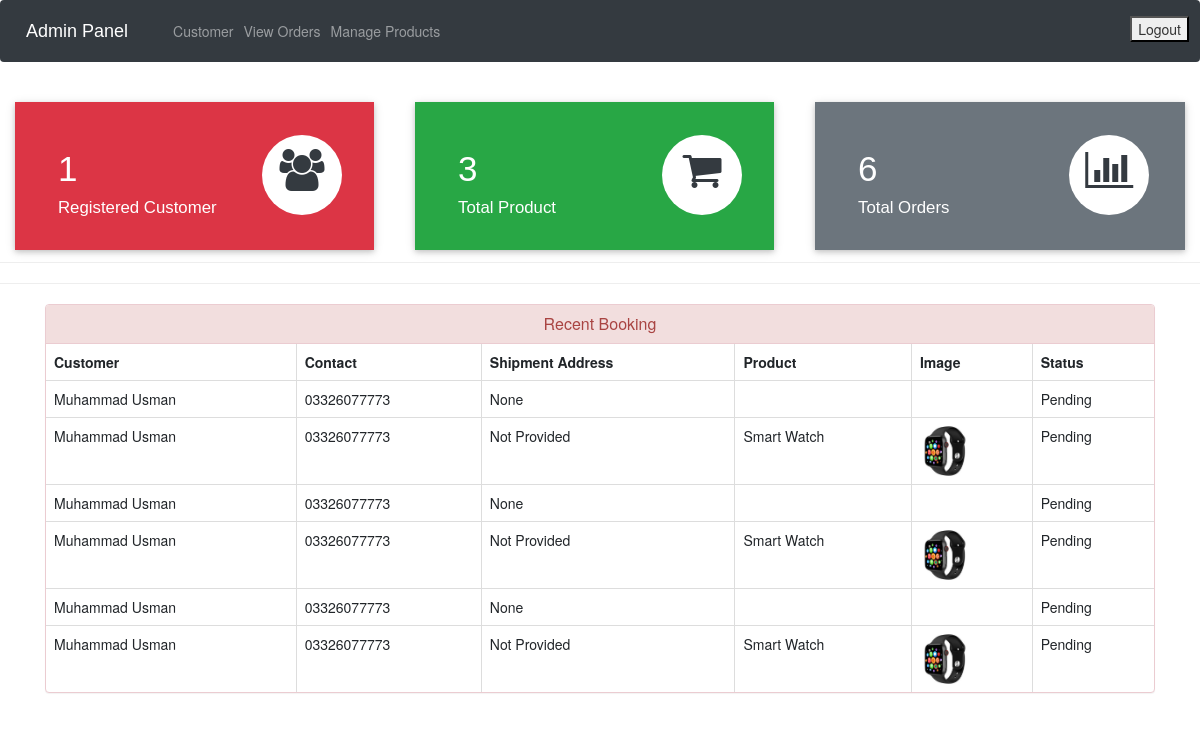
The app's page /admin-dashboard (signed in) with its own data.
### ecom/models.py (models this page shows, shortened)
class Customer(models.Model):
    user=models.OneToOneField(User,on_delete=models.CASCADE)
    profile_pic= models.ImageField(upload_to='profile_pic/CustomerProfilePic/',null=True,blank=True, default="-")
    address = models.CharField(max_length=100)
    mobile = models.CharField(max_length=20,null=False)
    @property
    def get_name(self):
        return self.user.first_name+" "+self.user.last_name

class Order(models.Model):
    STATUS_CHOICES = (
        ('Pending', 'Pending'),
        ('Order Confirmed', 'Order Confirmed'),
        ('Out for Delivery', 'Out for Delivery'),
        ('Delivered', 'Delivered'),
        ('Cancelled', 'Cancelled'),
    )
    PAYMENT_STATUS_CHOICES = (
        ('Pending', 'Pending'),
        ('Completed', 'Completed'),
    )
    order_number = models.CharField(max_length=100, unique=True, editable=False)
    customer = models.ForeignKey(Customer, on_delete=models.CASCADE)
    status = models.CharField(max_length=50, choices=STATUS_CHOICES, default='Pending')
    payment_status = models.CharField(max_length=50, choices=PAYMENT_STATUS_CHOICES, default='Pending')
    order_date = models.DateField(auto_now_add=True, null=True)
    email = models.CharField(max_length=50, null=True)
    address = models.CharField(max_length=500, null=True)
    mobile = models.CharField(max_length=20, null=True)
    first_name = models.CharField(max_length=100, null=True)
    last_name = models.CharField(max_length=100, null=True)
    address_line_1 = models.CharField(max_length=500, null=True)
    address_line_2 = models.CharField(max_length=500, null=True, blank=True)
    city = models.CharField(max_length=100, null=True)
    state = models.CharField(max_length=100, null=True)
    zip_code = models.CharField(max_length=20, null=True)
    country = models.CharField(max_length=100, null=True)
    notes = models.TextField(null=True, blank=True)
    total = models.DecimalField(max_digits=10, decimal_places=2, null=True)
    payment_method = models.CharField(max_length=50, null=True)
    delivery_fee = models.DecimalField(max_digits=6, decimal_places=2, default=0.00)

class Product(models.Model):
    name = models.CharField(max_length=500)
    product_image = models.ImageField(upload_to='product_image/', null=True, blank=True, default="-")
    additional_image1 = models.ImageField(upload_to='product_image/other/', null=True, blank=True)
    additional_image2 = models.ImageField(upload_to='product_image/other/', null=True, blank=True)
    additional_image3 = models.ImageField(upload_to='product_image/other/', null=True, blank=True)
    additional_image4 = models.ImageField(upload_to='product_image/other/', null=True, blank=True)
    price = models.PositiveIntegerField()
    discount = models.PositiveIntegerField(null=True, blank=True, help_text="Discount Price")
    description = RichTextField()
    short_description = RichTextField(null=True, blank=True)
    stock = models.PositiveIntegerField(default=0)
    category = models.ForeignKey(Category, on_delete=models.CASCADE, related_name='products', default=1)
    sub_category = models.ForeignKey(Sub_category, on_delete=models.CASCADE, related_name='products', default=1)
    is_digital = models.BooleanField(default=False)
    featured = models.BooleanField(default=False)
    popular = models.BooleanField(default=False)
    colors = models.ManyToManyField(Color, blank=True, related_name='products')  # Added color options
    free_delivery = models.BooleanField(default=False)
    priority = models.IntegerField(default=1000)
    popular_priority = models.IntegerField(default=1000)
    feautered_priority = models.IntegerField(default=1000)
    exclusive = models.BooleanField(default=False, help_text="Select this product to display exclusively")

### ecom/views.py (the view)
# urls.py: path('admin-dashboard', views.admin_dashboard_view,name='admin-dashboard'),
@login_required(login_url='adminlogin')
def admin_dashboard_view(request):
    customercount = models.Customer.objects.count()
    productcount = models.Product.objects.count()
    ordercount = models.Order.objects.count()
    orders = models.Order.objects.prefetch_related(
        Prefetch('items', queryset=models.OrderItem.objects.select_related('product'))
    )
    ordered_products = []
    ordered_bys = []
    for order in orders:
        ordered_product = [item.product for item in order.items.all()]  # Get all products in the order
        ordered_products.append(ordered_product)
        ordered_bys.append(order.customer)  # Get the customer who placed the order
    mydict = {
        'customercount': customercount,
        'productcount': productcount,
        'ordercount': ordercount,
        'data': zip(ordered_products, ordered_bys, orders),
    }
    return render(request, 'ecom/admin_dashboard.html', context=mydict)

### ecom/context_processors.py (called while the page is built)
def categories_context(request):
    categories = Category.objects.prefetch_related('sub_category').all()
    return {'categories': categories}

### templates/ecom/admin_dashboard.html
{% extends 'ecom/admin_base.html' %}
{% load static %}
{% block content %}
<br>
{%include 'ecom/admin_dashboard_cards.html'%}
<br><br><br><br><br>
<hr><hr>
<div class="container" >
    <div class="panel panel-danger" >
      <div class="panel-heading" style="text-align:center;">
        <h6 class="panel-title">Recent Booking</h6>
      </div>
      <table class="table table-hover table-bordered" id="dev-table">
        <thead>
          <tr>
            <th>Customer</th>
            <th>Contact</th>
            <th>Shipment Address</th>
            <th>Product</th>
            <th>Image</th>
            <th>Status</th>
          </tr>
        </thead>
        {% for products, customer, order in data %}
<tr>
    <td>{{ customer.get_name }}</td>
    <td>{{ customer.mobile }}</td>
    <td>{{ order.address }}</td>
    <td>
        {% for product in products %}
        {{ product.name }}<br>
        {% endfor %}
    </td>
    <td>
        {% for product in products %}
        <img src="{% static product.product_image.url %}" alt="{{ product.name }}" style="width: 50px; height: 50px;"><br>
        {% endfor %}
    </td>
    <td>{{ order.status }}</td>
</tr>
{% endfor %}
      </table>
  </div>
</div>
{% endblock content %}

### records on screen
Customer: get_name "Muhammad Usman", mobile "03326077773", address "None", status "Pending"
Product: get_name "Muhammad Usman", mobile "03326077773", address "Not Provided", name "Smart Watch", product_image (picture), status "Pending"

### other values on screen
{{ customercount }} "1"
{{ productcount }} "3"
{{ ordercount }} "6"
